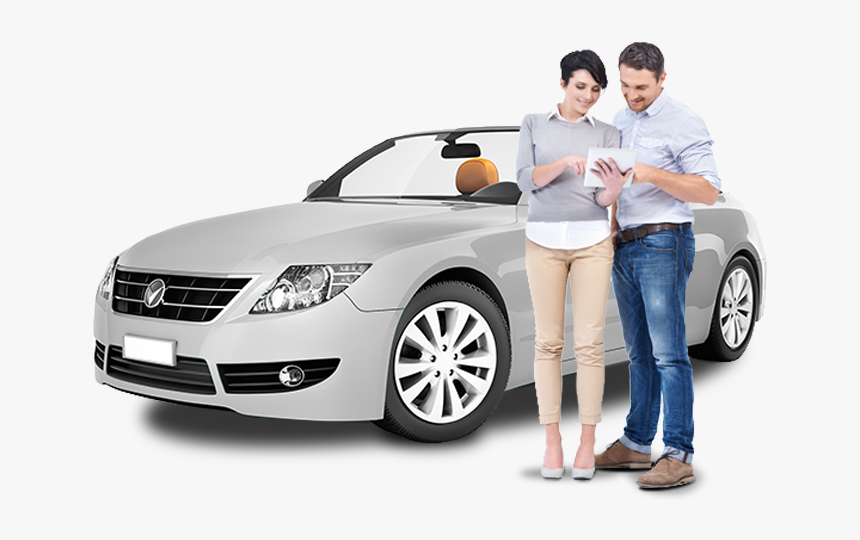
#> input picture Object Detection Yolo/Yolo/images/people_car.jpeg, 860 x 540 px, found by its file name
$ jupyter execute --allow-errors 'Thresholding_Binarization_&_Contour.ipynb'
#> lines starting #> are read from the running program, lines starting #| are printed output that depends on the picture
[cell 1]
# import required packages
import numpy as np
import matplotlib.pyplot as plt
import cv2
from google.colab import files

[cell 2]
def generateContourThreshold(image,threshold_type):
  # create a binary thresholded image (use threshold=127)
  _, binary = threshold_type
  # show it
  plt.figure(figsize=(30, 30))
  plt.subplot(3, 2, 2)
  plt.title("Threshold")
  plt.imshow(binary, cmap="gray")
  # find the contours from the thresholded image (provide the output for every thresholding technique)
  contours, hierarchy = cv2.findContours(binary, cv2.RETR_TREE, cv2.CHAIN_APPROX_SIMPLE)
  # draw all contours
  image = cv2.drawContours(image, contours, -1, (0, 255, 0), 2)
  plt.subplot(3, 2, 3)
  plt.title("Contours")
  # show the image with the drawn contours
  plt.imshow(image)
  plt.show()

[cell 3]
uploaded = files.upload()
#> the answer given: people_car.jpeg
for fn in uploaded.keys():
    name=fn
image = plt.imread(name)
#> image is the input picture: shape (540, 860, 4) float32; mean R, G, B, A 0.82, 0.818, 0.822, 1
# convert to RGB
img_rgb = cv2.cvtColor(image,cv2.COLOR_BGR2RGB)
# convert to grayscale
img_grey = cv2.cvtColor(img_rgb,cv2.COLOR_RGB2GRAY)
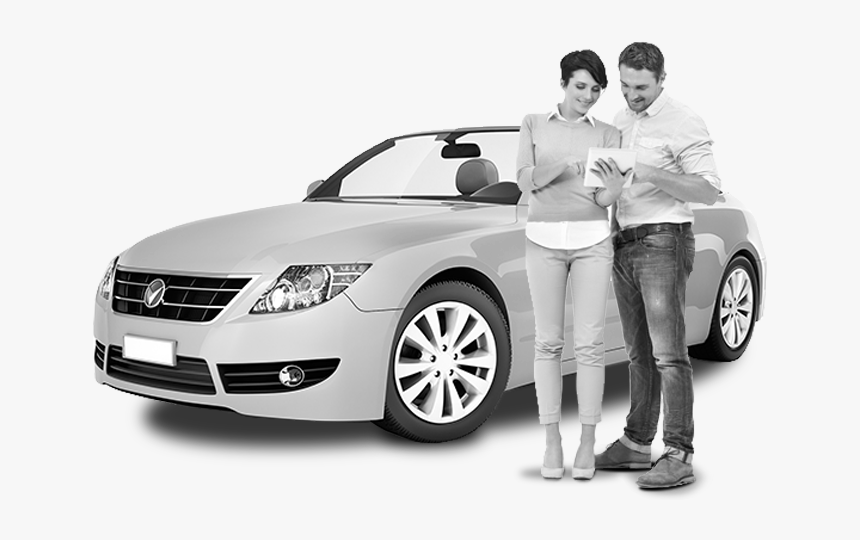
#> img_grey: shape (540, 860) float32; min 0, max 1, mean 0.819

[cell 4]
# read the image
image = plt.imread(name)

plt.figure(figsize=(30, 30))
plt.subplot(3, 2, 1)
plt.title("Original")
plt.imshow(image)

#> (a cell that did not finish here is left out)

#> in generateContourThreshold, `_, binary = threshold_type`: binary: shape (540, 860) float32; every value is 255

[cell 6]
uploaded = files.upload()
#> the answer given: people_car.jpeg
for fn in uploaded.keys():
    name=fn
image = plt.imread(name)
# convert to RGB
img_rgb = cv2.cvtColor(image,cv2.COLOR_BGR2RGB)
# convert to grayscale
img_grey = cv2.cvtColor(img_rgb,cv2.COLOR_RGB2GRAY)

[cell 7]
# read the image
image = plt.imread(name)
plt.figure(figsize=(30, 30))
plt.subplot(3, 2, 1)
plt.title("Original")
plt.imshow(image)

#> (a cell that did not finish here is left out)

#> in generateContourThreshold (call 2), `_, binary = threshold_type`: binary: shape (540, 860) float32; every value is 0
